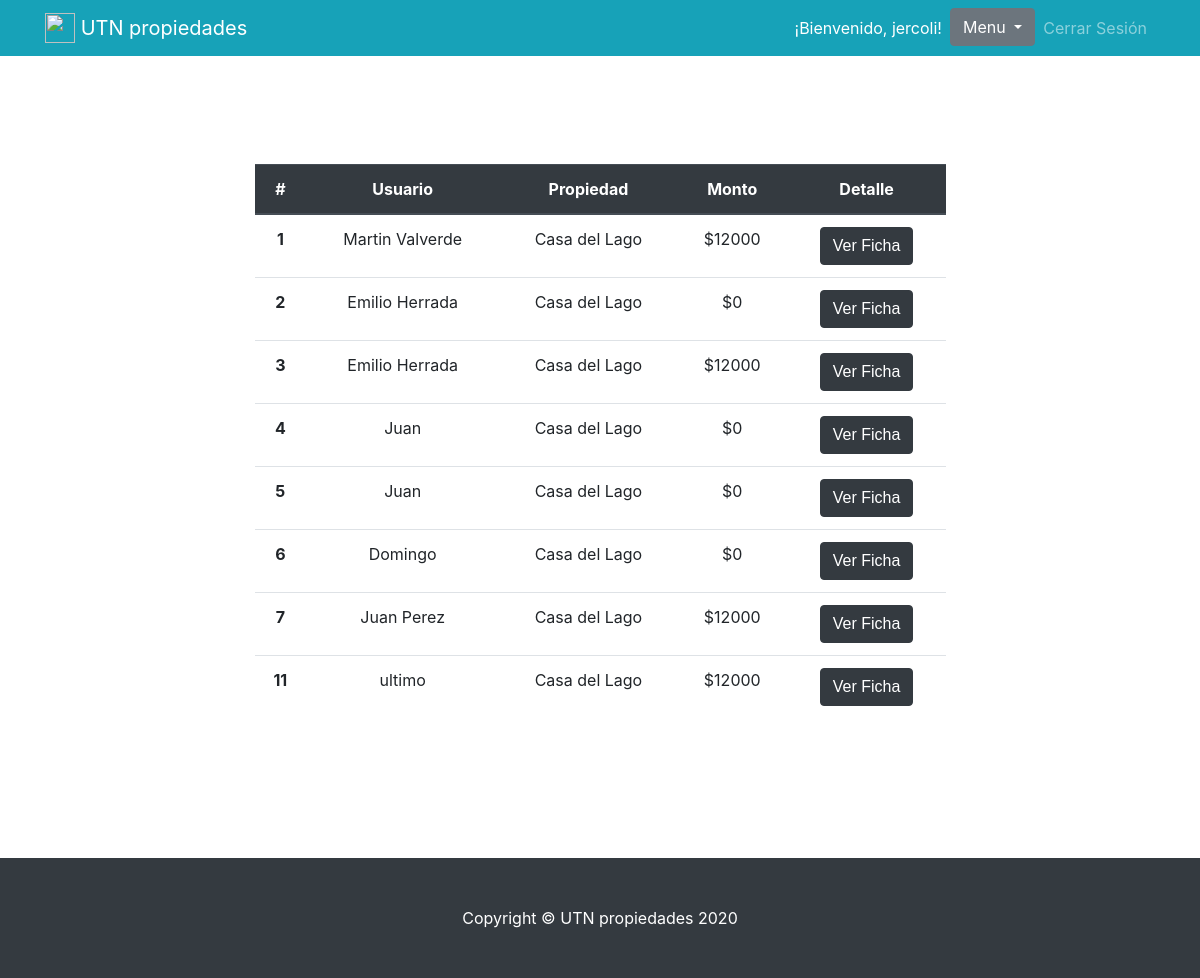
Page /reservations (signed in) on the committed database.
### reservationApp/models.py (models this page shows, shortened)
class Reservation(models.Model):
    date = models.DateField(verbose_name="Fecha")
    code = models.IntegerField(verbose_name="Código")
    total = models.IntegerField(verbose_name="Total")
    owner_ship = models.ForeignKey(Owner_Ship, null=False, on_delete=models.SET('null'), verbose_name="Propiedad")
    renter_name = models.CharField(max_length=80, default="no_name", verbose_name="Nombre del Huesped")
    renter_email = models.CharField(max_length=100, default="@", verbose_name="Email del Huesped")
    renter_phone = models.CharField(max_length=25, default="no_phone", verbose_name="Teléfono del Huesped")
    host = models.ForeignKey(User, null=False, on_delete=models.SET('null'), verbose_name="Propietario")
    class Meta:
        verbose_name_plural = 'Reservas'

class Owner_Ship(models.Model):
    name = models.CharField(max_length=50, verbose_name="Nombre")
    description = models.CharField(max_length=200, verbose_name="Descripción")
    price = models.IntegerField(verbose_name="Precio")
    capacity = models.IntegerField(verbose_name="Capacidad")
    city = models.ForeignKey(City, null=True, on_delete=models.SET_NULL, verbose_name="Ciudad")
    owner = models.ForeignKey(User, null=False, on_delete=models.SET('null'), verbose_name="Dueño")
    image = models.ImageField(upload_to='application/img', null=True, verbose_name="Imagen")
    class Meta:
        verbose_name_plural = 'Propiedades'

### reservationApp/views.py (the view)
# urls.py: path('reservations', views.reservations),
def reservations(request):
    reservations = []
    if request.user.is_authenticated:
        if request.user.is_superuser:
            reservations = Reservation.objects.all()
        else:
            reservations = Reservation.objects.filter(host_id=request.user.id)
    return render(request, "reservationApp/reservations.html", {"reservations": reservations})
    return redirect('/login')

### reservationApp/templates/reservationApp/reservations.html (shortened to what this page needs)
{% extends "./basictemplate.html" %}
{% block content %}
<div class="container" style="align-items: center;">
    <div class="login-form">
        <div class="main-div" style="text-align: center; background: #ffffff ;border-radius: 2px;margin: 10px auto 30px;max-width: 75%;padding: 50px 70px 70px 71px;">
            <div class="panel" style="height: 8%;justify-items: center;background-image: url(https://thumbs.dreamstime.com/t/smoke-fog-misty-overltays-effect-isolated-black-background-mist-texture-134306141.jpg);">
                <h1 style="font-family: 'Quicksand', sans-serif; color: white;">Reservas</h1>
            </div><br>
            <table class="table" style="border-radius: 2px;">
            {% if reservations %}
              <thead class="thead-dark">
                <tr>
                  <th scope="col">#</th>
                  <th scope="col">Usuario</th>
                  <th scope="col">Propiedad</th>
                  <th scope="col">Monto</th>
                  <th scope="col">Detalle</th>
                </tr>
              </thead>
              <tbody>
                  {% for reservation in reservations %}
                    <tr>
                    <th scope="row">{{ reservation.id }}</th>
                    <td>{{ reservation.renter_name }}</td>
                    <td>{{ reservation.owner_ship.name }}</td>
                    <td>${{ reservation.total }}</td>
                    <td><a class="btn btn-dark" style="color: white;font-family: 'Quicksand', sans-serif;" href="/reservation_detail/{{ reservation.id }}">Ver Ficha</a></td>
                    </tr>
                  {% endfor %}
              {% else %}
                    <p>No hay reservas disponibles!</p>
              {% endif %}
              </tbody>
              </table>
              <br>
        </div>
    </div>
 </div>
{% endblock %}

### reservationApp/templates/reservationApp/basictemplate.html (shortened to what this page needs)
<!DOCTYPE html>
<html>
<head>
     <link rel="stylesheet" href="https://stackpath.bootstrapcdn.com/bootstrap/4.3.1/css/bootstrap.min.css">
</head>
<body>
<nav class="navbar navbar-expand-lg navbar-dark bg-info fixed-top ">
    <div class="container">
      <a class="navbar-brand" href="/"><img src="https://www.flaticon.es/svg/static/icons/svg/897/897061.svg" width="30" height="30" class="d-inline-block align-top" alt="">
      UTN propiedades</a>
      <div class="collapse navbar-collapse" id="navbarResponsive">
        <ul class="navbar-nav ml-auto">
            {% if request.user.is_staff %}
          <li nav-item>
            <a class="nav-link text-white">¡Bienvenido, {{request.user}}!</a>
          </li>
           <li class="dropdown">
                  <button class="btn btn-secondary dropdown-toggle" type="button" id="dropdownMenu2" data-toggle="dropdown" aria-haspopup="true" aria-expanded="false">
                    Menu
                  </button>
            </li>
            <li class="nav-item">
            <a class="nav-link" href="/logout">Cerrar Sesión</a>
          </li>
        {% endif %}
        </ul>
      </div>
    </div>
  </nav>
<br>
    {% block content %}{% endblock %}
  <footer class="py-5 bg-dark footer">
    <div class="container">
      <p class="m-0 text-center text-white">Copyright &copy; UTN propiedades 2020</p>
    </div>
  </footer>
</body>
</html>

### rows in the picture
Reservation: id "1", renter_name "Martin Valverde", owner_ship.name "Casa del Lago", total "12000"
Reservation: id "2", renter_name "Emilio Herrada", owner_ship.name "Casa del Lago", total "0"
Reservation: id "3", renter_name "Emilio Herrada", owner_ship.name "Casa del Lago", total "12000"
Reservation: id "4", renter_name "Juan", owner_ship.name "Casa del Lago", total "0"
Reservation: id "5", renter_name "Juan", owner_ship.name "Casa del Lago", total "0"
Reservation: id "6", renter_name "Domingo", owner_ship.name "Casa del Lago", total "0"
Reservation: id "7", renter_name "Juan Perez", owner_ship.name "Casa del Lago", total "12000"
Reservation: id "11", renter_name "ultimo", owner_ship.name "Casa del Lago", total "12000"

### other values in the picture
{{ request.user }} "jercoli"
